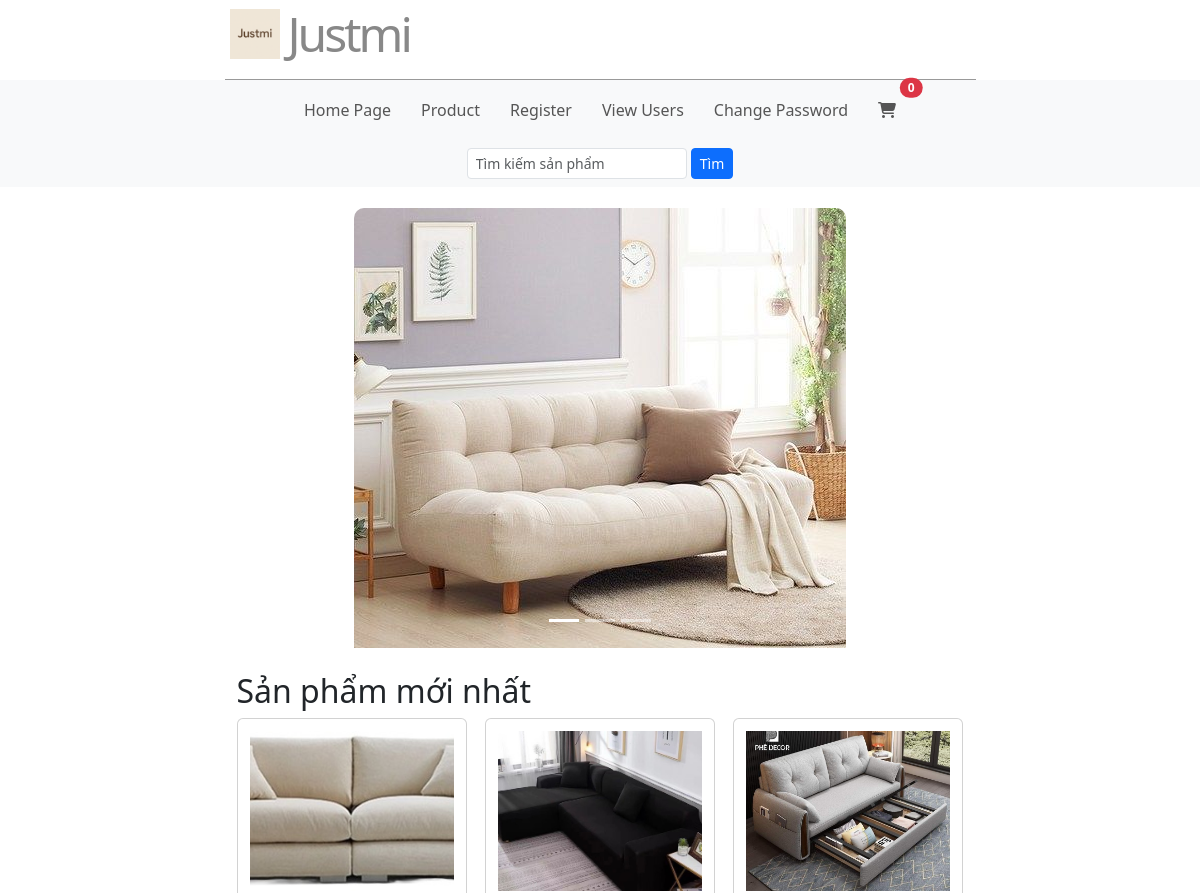
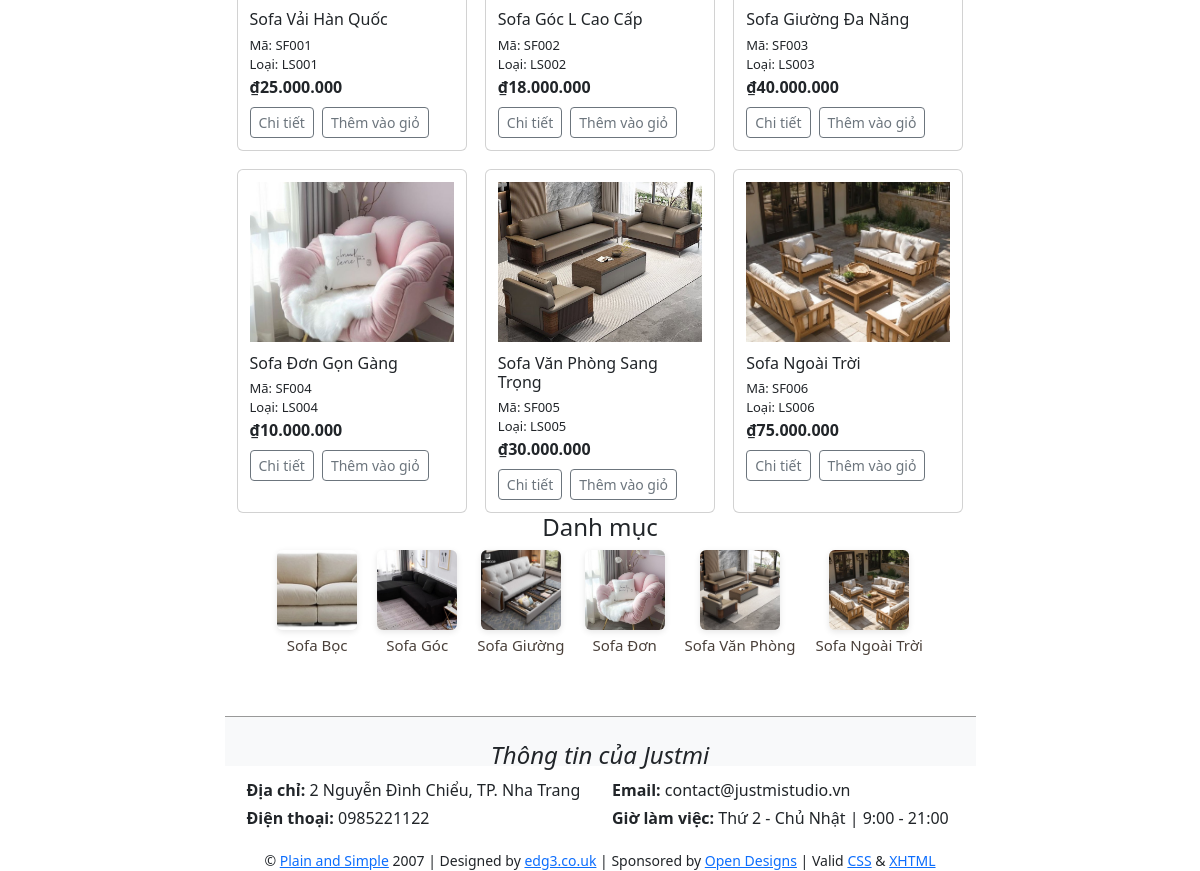
The page /qly/index.php on the database its author committed (2 pictures, top to bottom).
### tables this page shows
CREATE TABLE Sofa (
	MaSofa CHAR(5) PRIMARY KEY,
	TenSofa NVARCHAR(100),
	MaHang CHAR(5),
	MaLoai CHAR(5),
	GiaBan DECIMAL(12,2),
	DonViTinh NVARCHAR(50),
	SoLuongTon INT,
	HinhAnh VARCHAR(255),
	MoTa NVARCHAR(700),
    NgayTao DATETIME DEFAULT CURRENT_TIMESTAMP(),
	FOREIGN KEY (MaHang) REFERENCES HangSofa(MaHang),
	FOREIGN KEY (MaLoai) REFERENCES LoaiSofa(MaLoai)
);

CREATE TABLE LoaiSofa (
	MaLoai CHAR(5) PRIMARY KEY,
	TenLoai NVARCHAR(100),
	MoTa NVARCHAR(300)
);

### qly/best.php (the view, shortened to what this page needs)
<?php
require_once("process/product_process.php");
$sql = "SELECT * FROM Sofa ORDER BY NgayTao DESC LIMIT 6";
$result = mysqli_query($conn, $sql);
$products = [];
if($result){
    while($row = mysqli_fetch_assoc($result)){
        $products[] = $row;
    }
}
?>
<h2>Sản phẩm mới nhất</h2>
<div class="grid">
        <?php if(count($products) > 0): ?>
            <?php foreach ($products as $p): ?>
                <article class="card">
                    <div class="img">
                        <img src="images/<?= htmlspecialchars($p['HinhAnh']) ?>"
                             class="d-block w-100"
                             alt="<?= htmlspecialchars($p['TenSofa']) ?>"
                             style="height:160px; object-fit:cover;">
                    </div>
                    <h3><?= htmlspecialchars($p["TenSofa"]) ?></h3>
                    <div class="muted">Mã: <?= htmlspecialchars($p["MaSofa"]) ?></div>
                    <div class="muted">Loại: <?= htmlspecialchars($p["MaLoai"]) ?></div>
                    <div class="price">₫<?= number_format($p["GiaBan"],0,',','.') ?></div>
                    <div class="actions d-flex gap-2 mt-2">
                        <button type="button" class="btn btn-outline-secondary btn-sm"
                                onclick="window.location.href='product_detail.php?id=<?= $p['MaSofa'] ?>'">
                            Chi tiết
                        </button>
                        <button type="button" class="btn btn-outline-secondary btn-sm add-to-cart"
                                data-id="<?= htmlspecialchars($p['MaSofa']) ?>">
                            Thêm vào giỏ
                        </button>
                    </div>
                </article>
            <?php endforeach; ?>
        <?php else: ?>
            <p>Không có sản phẩm phù hợp.</p>
        <?php endif; ?>
</div>

### qly/index.php (shortened to what this page needs)
    <section class="w-100 text-center my-3">
        <div id="slide" class="carousel slide " data-bs-ride="carousel" data-bs-interval="4000">
            <div class="carousel-indicators ">
                <button type="button" data-bs-target="#slide" data-bs-slide-to="0" class="active"></button>
                <button type="button" data-bs-target="#slide" data-bs-slide-to="1"></button>
                <button type="button" data-bs-target="#slide" data-bs-slide-to="2"></button>
            </div>
            <div class="carousel-inner">
                <div class="carousel-item active">
                    <div class="d-flex justify-content-center align-items-center ">
                        <img src="images/sofa_bang.jpg" class="d-block" alt="slide1">
                    </div>
                </div>
            </div>
        </div>
    </section>
<main class="container my-4">
    <div style="flex:3">
        <?php include("best.php");?>
    </div>
    <section class="layout d-flex gap-3">
        <aside class="sidebar" style="flex:1; min-width:200px;">
            <?php include("module/categories.php"); ?>
        </aside>
    </section>
</main>

### qly/module/categories.php
<?php
    require('connect.php');
    $sql = "
        SELECT
            l.MaLoai,
            l.TenLoai,
            (
                SELECT s.HinhAnh
                FROM Sofa s
                WHERE s.MaLoai = l.MaLoai
                LIMIT 1
            ) AS HinhAnh
        FROM LoaiSofa l
    ";
    $categories = $conn->query($sql);
?>
<div class="categories mb-3">
    <h4 class="text-center">Danh mục</h4>
    <ul>
        <?php while($cate = $categories->fetch_assoc()): ?>
            <li>
                <a href="product.php?maLoai[]=<?= urlencode($cate['MaLoai']) ?>" class="d-flex flex-column align-items-center text-decoration-none text-dark">
                    <img src="images/<?= htmlspecialchars($cate['HinhAnh']) ?>"
                         alt="<?= htmlspecialchars($cate['TenLoai']) ?>"
                         style="width:80px; height:80px; object-fit:cover; border-radius:6px;">
                    <span class="mt-1"><?= htmlspecialchars($cate['TenLoai']) ?></span>
                </a>
            </li>
        <?php endwhile; ?>
    </ul>
</div>

### qly/includes/style.css (style rules this page uses)
* { border:0; margin:0; padding:0; }
a { color:#777; text-decoration:none; }
body { background:#ffffff; color:#555; font:0.8em Arial, Helvetica, "bitstream vera sans", sans-serif; }
#header { border-bottom:1px solid #999; height:80px; margin:0 auto; width:751px; }
#header h1 { color:#888; font-size:300%; letter-spacing:-3px; text-align:right; padding:5px; margin-bottom:-20px; }
#navigation { background:#fafafa; margin:0 auto; list-style:none; padding: 0; }
#navigation li { list-style:none; }
#navigation a { color:#555; display:block; padding: 10px 15px; text-align:center; border-radius: 10px; text-decoration: none; }
.carousel-item { margin-top: 5px; height: 55vh; }
.carousel-item img { max-width: 100%; object-fit: contain; width: auto; height: auto; border-radius: 10px; }
#content { height:auto; margin:0 auto; padding:0 0 20px; width:751px; }
.categories ul { display: flex; justify-content: center; flex-wrap: wrap; gap: 20px; list-style: none; padding: 0; margin: 0; }
.categories li { display: flex; flex-direction: column; align-items: center; text-align: center; cursor: pointer; transition: transform 0.2s ease; }
.categories img { width: 100px; height: 100px; object-fit: cover; border-radius: 10px; box-shadow: 0 2px 6px rgba(0,0,0,0.1); }
.categories span { margin-top: 6px; font-size: 15px; font-weight: 500; color: #4a403a; }
.grid { display:grid; grid-template-columns:repeat(auto-fill,minmax(220px,1fr)); gap:18px }
.card { background:var(--card); border-radius:10px; border:1px solid #eee; padding:12px; display:flex; flex-direction:column; transition: transform 0.2s ease, box-shadow 0.2s ease; }
.card .img { height:auto; border-radius:8px; background:#f3f3f3; display:flex; align-items:center; justify-content:center; color:var(--muted) }
.card h3 { font-size:16px; margin:12px 0 6px }
.price { font-weight:700 }
.muted { color:var(--muted); font-size:13px }
.actions { margin-top:auto; display:flex; gap:8px }
#footer { border-top:1px solid #999; height:50px; margin:0 auto; padding:10px; text-align:center; width:751px; }
input, select, .input { padding: 5px; font-weight: bold; font-size: 1em; color: #008040; background: #FFFFFF; border:1px dotted #004080; }

### rows shown on the page
sofa: HinhAnh (picture), TenSofa "Sofa Vải Hàn Quốc", MaSofa "SF001", MaLoai "LS001", GiaBan "25.000.000"
sofa: HinhAnh (picture), TenSofa "Sofa Góc L Cao Cấp", MaSofa "SF002", MaLoai "LS002", GiaBan "18.000.000"
sofa: HinhAnh (picture), TenSofa "Sofa Giường Đa Năng", MaSofa "SF003", MaLoai "LS003", GiaBan "40.000.000"
sofa: HinhAnh (picture), TenSofa "Sofa Đơn Gọn Gàng", MaSofa "SF004", MaLoai "LS004", GiaBan "10.000.000"
sofa: HinhAnh (picture), TenSofa "Sofa Văn Phòng Sang Trọng", MaSofa "SF005", MaLoai "LS005", GiaBan "30.000.000"
sofa: HinhAnh (picture), TenSofa "Sofa Ngoài Trời", MaSofa "SF006", MaLoai "LS006", GiaBan "75.000.000"
loaisofa: shows a picture, TenLoai "Sofa Bọc"
loaisofa: shows a picture, TenLoai "Sofa Góc"
loaisofa: shows a picture, TenLoai "Sofa Giường"
loaisofa: shows a picture, TenLoai "Sofa Đơn"
loaisofa: shows a picture, TenLoai "Sofa Văn Phòng"
loaisofa: shows a picture, TenLoai "Sofa Ngoài Trời"
